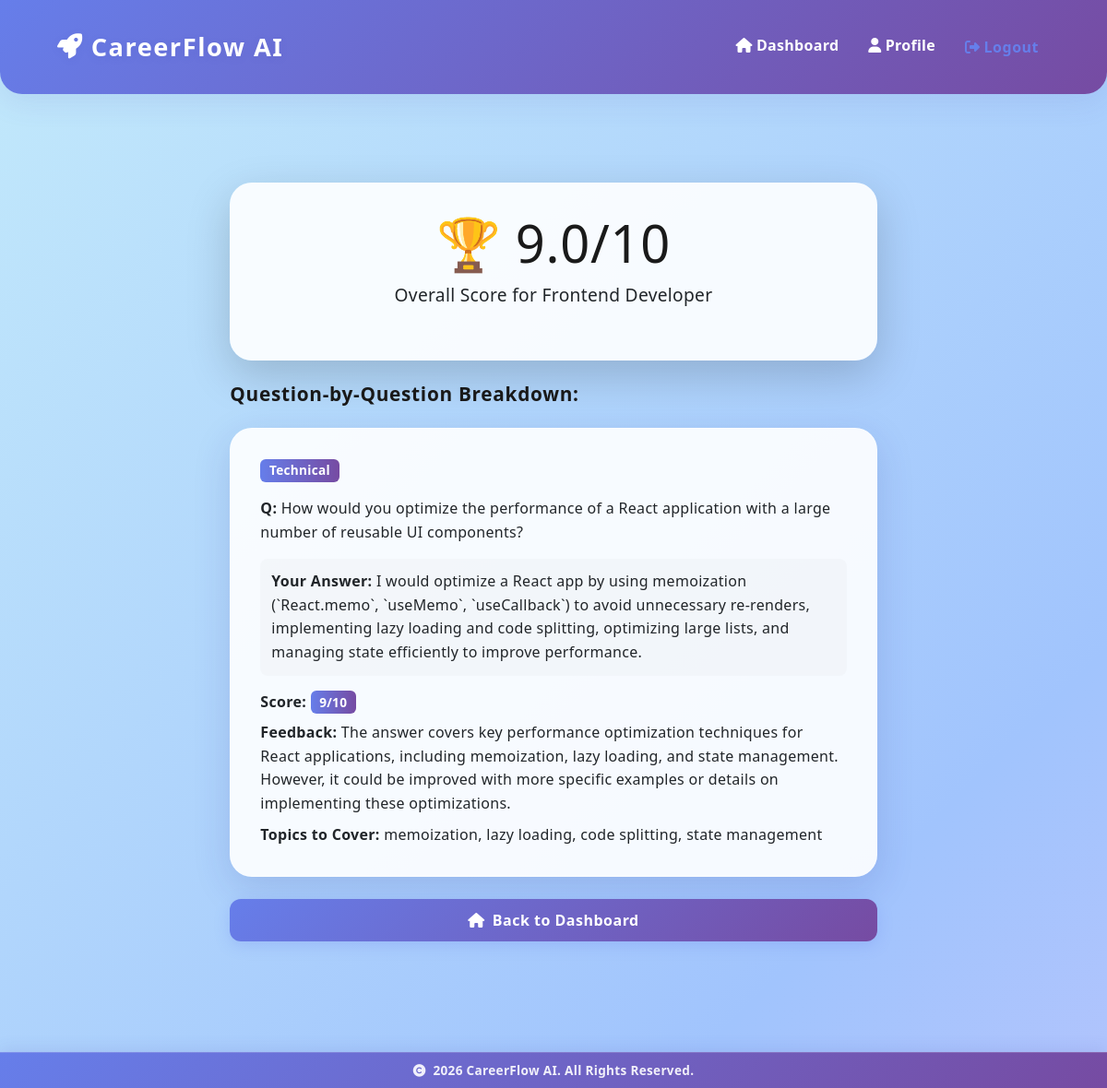
Page /interview/31/feedback/ (signed in) on the committed database.
### interviews/models.py (models this page shows, shortened)
class InterviewSession(models.Model):
    STATUS_CHOICES = [
        ('setup', 'Setup'),
        ('in_progress', 'In Progress'),
        ('completed', 'Completed'),
    ]
    user = models.ForeignKey(User, on_delete=models.CASCADE)
    job_description = models.TextField()
    role_title = models.CharField(max_length=200)
    resume = models.FileField(upload_to='resumes/')
    status = models.CharField(max_length=20, choices=STATUS_CHOICES, default='setup')
    overall_score = models.FloatField(default=0.0)
    created_at = models.DateTimeField(auto_now_add=True)
    completed_at = models.DateTimeField(null=True, blank=True)

class Answer(models.Model):
    question = models.OneToOneField(Question, on_delete=models.CASCADE, related_name='answer')
    user_response = models.TextField()
    is_voice = models.BooleanField(default=False)
    ai_score = models.IntegerField(default=0)
    ai_feedback = models.TextField()
    topics_to_cover = models.TextField(blank=True)
    answered_at = models.DateTimeField(auto_now_add=True)

class Question(models.Model):
    TYPE_CHOICES = [
        ('technical', 'Technical'),
        ('behavioral', 'Behavioral'),
    ]
    session = models.ForeignKey(InterviewSession, on_delete=models.CASCADE, related_name='questions')
    question_text = models.TextField()
    question_type = models.CharField(max_length=20, choices=TYPE_CHOICES)
    order = models.IntegerField(default=0)

### interviews/views.py (the view)
# urls.py: path('<int:session_id>/feedback/', views.interview_feedback, name='interview_feedback'),
@login_required
def interview_feedback(request, session_id):
    session = get_object_or_404(InterviewSession, id=session_id, user=request.user)
    answers = Answer.objects.filter(question__session=session).order_by('question__order')
    return render(request, 'interviews/feedback.html', {
        'session': session,
        'answers': answers
    })

### interviews/templates/interviews/feedback.html (shortened to what this page needs)
{% extends 'base.html' %}
{% block content %}
<div class="container py-4 py-md-5">
  <div class="row justify-content-center">
    <div class="col-12 col-md-10 col-lg-8">
      <div class="card shadow-lg border-0 mb-4">
        <div class="card-body text-center">
          <h1 class="display-4 mb-2" style="font-size: clamp(2rem, 5vw, 3.5rem);">🏆 {{ session.overall_score|floatformat:1 }}/10</h1>
          <p class="lead" style="font-size: clamp(1rem, 2vw, 1.2rem);">Overall Score for <strong>{{ session.role_title }}</strong></p>
        </div>
      </div>
      <h4 class="mb-4" style="font-size: clamp(1.1rem, 2.5vw, 1.3rem);">Question-by-Question Breakdown:</h4>
      {% for answer in answers %}
      <div class="card mb-3">
        <div class="card-body">
          <span class="badge bg-{% if answer.question.question_type == 'technical' %}primary{% else %}success{% endif %}">
            {{ answer.question.question_type|title }}
          </span>
          <p class="mt-3 mb-2" style="word-break: break-word;"><strong>Q:</strong> {{ answer.question.question_text }}</p>
          <div style="background: rgba(0,0,0,0.02); padding: clamp(8px, 2vw, 12px); border-radius: 0.5rem; margin: clamp(12px, 2vw, 16px) 0;">
            <p class="mb-0" style="word-break: break-word; font-size: clamp(0.9rem, 1.5vw, 1rem);"><strong>Your Answer:</strong> {{ answer.user_response }}</p>
          </div>
          <p class="mb-2" style="word-break: break-word;"><strong>Score:</strong> <span class="badge bg-primary">{{ answer.ai_score }}/10</span></p>
          <p class="mb-2" style="word-break: break-word;"><strong>Feedback:</strong> {{ answer.ai_feedback }}</p>
          {% if answer.topics_to_cover %}
          <p class="mb-0" style="word-break: break-word;"><strong>Topics to Cover:</strong> {{ answer.topics_to_cover }}</p>
          {% endif %}
        </div>
      </div>
      {% endfor %}
      <div class="d-grid mt-4">
        <a href="{% url 'dashboard' %}" class="btn btn-primary btn-lg"><i class="fas fa-home me-2"></i><span class="d-none d-sm-inline">Back to Dashboard</span><span class="d-inline d-sm-none">Home</span></a>
      </div>
    </div>
  </div>
</div>
{% endblock %}

### core/static/responsive.css (style rules this page uses)
:root { --font-size-base: clamp(14px, 2.5vw, 16px); --font-size-h1: clamp(24px, 5vw, 48px); --font-size-h2: clamp(20px, 4vw, 36px); --font-size-h3: clamp(18px, 3.5vw, 28px); --font-size-h4: clamp(16px, 3vw, 24px); --font-size-h5: clamp(14px, 2.5vw, 20px); --spacing-xs: clamp(4px, 1vw, 8px); --spacing-sm: clamp(8px, 2vw, 12px); --spacing-md: clamp(16px, 3vw, 24px); --spacing-lg: clamp(24px, 4vw, 32px); --spacing-xl: clamp(32px, 5vw, 48px); --padding-mobile: clamp(12px, 3vw, 16px); --padding-tablet: clamp(16px, 4vw, 20px); --padding-desktop: clamp(24px, 5vw, 32px); }
* { box-sizing: border-box; }
html { font-size: 16px; scroll-behavior: smooth; }
body { font-size: var(--font-size-base); line-height: 1.6; font-family: 'Segoe UI', Tahoma, Geneva, Verdana, sans-serif; word-break: break-word; overflow-x: hidden; }
h1, h2, h3, h4, h5, h6 { line-height: 1.2; margin-bottom: var(--spacing-md); word-wrap: break-word; }
h1 { font-size: var(--font-size-h1); }
h4 { font-size: var(--font-size-h4); }
p { margin-bottom: var(--spacing-md); font-size: inherit; }
.lead { font-size: clamp(14px, 2vw, 18px); }
.container, .container-fluid { padding-left: var(--padding-mobile); padding-right: var(--padding-mobile); }
@media (min-width: 768px) { .container, .container-fluid { padding-left: var(--padding-tablet); padding-right: var(--padding-tablet); } }
@media (min-width: 1200px) { .container, .container-fluid { padding-left: var(--padding-desktop); padding-right: var(--padding-desktop); } }
.row { margin-left: calc(-1 * var(--spacing-xs)); margin-right: calc(-1 * var(--spacing-xs)); }
.row > * { padding-left: var(--spacing-xs); padding-right: var(--spacing-xs); }
@media (min-width: 768px) { .row { margin-left: calc(-1 * var(--spacing-md)); margin-right: calc(-1 * var(--spacing-md)); } }
@media (min-width: 768px) { .row > * { padding-left: var(--spacing-md); padding-right: var(--spacing-md); } }
.card { margin-bottom: var(--spacing-md); border-radius: clamp(0.8rem, 2vw, 1.5rem); }
.card-body { padding: var(--padding-mobile); }
@media (min-width: 768px) { .card-body { padding: var(--padding-tablet); } }
@media (min-width: 1200px) { .card-body { padding: var(--padding-desktop); } }
.btn { font-size: clamp(0.85rem, 2vw, 1rem); padding: clamp(0.4rem, 1vw, 0.7rem) clamp(0.8rem, 2vw, 1.5rem); border-radius: clamp(0.4rem, 1vw, 0.8rem); min-height: 44px; display: inline-flex; align-items: center; justify-content: center; white-space: normal; word-break: break-word; }
.btn-lg { font-size: clamp(0.9rem, 2.5vw, 1.1rem); padding: clamp(0.5rem, 1.5vw, 0.9rem) clamp(1rem, 2.5vw, 2rem); }
.badge { font-size: clamp(0.7rem, 1.2vw, 0.85rem); padding: clamp(0.2rem, 0.5vw, 0.35rem) clamp(0.4rem, 1vw, 0.6rem); word-break: break-word; display: inline-block; }
@media (min-width: 1200px) { .col-lg-8 { flex: 0 0 66.666%; max-width: 66.666%; } }

### rows in the picture
InterviewSession: overall_score "9.0", role_title "Frontend Developer"
Answer: question.question_type "Technical", question.question_text "How would you optimize the performance of a React application with a large number of reusable UI components?", user_response "I would optimize a React app by using memoization (`React.memo`, `useMemo`, `useCallback`) to avoid unnecessary re-renders, implementing lazy loading and code splitting, optimizing large lists, and managing state efficiently to improve performance.", ai_score "9", ai_feedback "The answer covers key performance optimization techniques for React applications, including memoization, lazy loading, and state management. However, it could be improved with more specific examples or details on implementing these optimizations.", topics_to_cover "memoization, lazy loading, code splitting, state management"
